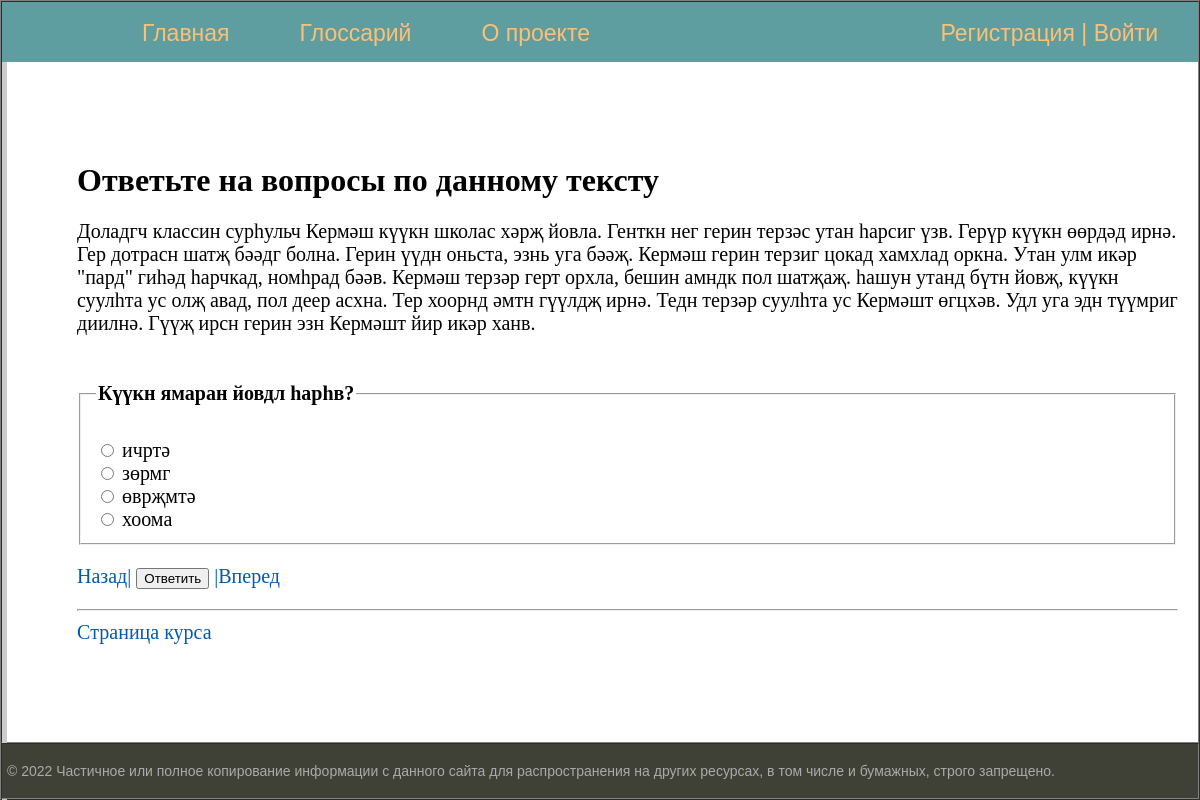
Page /course3/testfortext5/ on the committed database.
### kalm_quizes/models.py (models this page shows, shortened)
class TestForText(models.Model):
    top_text = models.ForeignKey(TextForTest, on_delete=models.CASCADE)
    quiz = models.ForeignKey(Quiz, on_delete=models.CASCADE)
    question_number = models.IntegerField(default=0)
    question_text = models.TextField(unique=True)
    right_answer = models.CharField(max_length=100)
    wrong_answer_1 = models.CharField(max_length=100)
    wrong_answer_2 = models.CharField(max_length=100)
    wrong_answer_3 = models.CharField(max_length=100)
    def get_absolute_url(self):
        return f"/course{self.quiz.pk}/testfortext{self.question_number}/"
    class Meta:
        verbose_name = 'Задание на понимание текста'
        verbose_name_plural = 'Задания на понимание текста'

class TextForTest(models.Model):
    text = models.TextField()

### kalm_quizes/views.py (the view, shortened to what this page needs)
    def question_wrapper(request, quiz_id, question_id):
        user_pk = request.user.pk
        answer_status = None
        return question_page(request, quiz_id, question_id, answer_status)

### kalm_quizes/models.py (called while the page is built)
    def get_all_related(self):  # Можно ли QuerySet перевести в список?
        single_choice_list = [obj for obj in self.singlechoice_set.all()]
        put_in_order_list = [obj for obj in self.putinorder_set.all()]
        put_in_gaps_list = [obj for obj in self.putingaps_set.all()]
        tt_list = [obj for obj in self.testfortext_set.all()]
        questions = single_choice_list + tt_list + put_in_order_list + put_in_gaps_list
        questions_sorted = sorted(questions, key=lambda obj: obj.question_number)
        return questions_sorted

    def get_absolute_url(self):
        return f"/course{self.quiz_id}/singlechoice{self.question_number}/"

### kalm_quizes/templatetags/quizes_extras.py (called while the page is built)
@register.simple_tag
def get_list_element(list, index):
    try:
        back = list[index]
    except (IndexError):
        back = None
    return back

### kalm_quizes/views.py (called while the page is built, shortened)
def get_quiz_stat(request):
    if request.user.is_authenticated:
        quizes_stat = []
        user_profile_records = request.user.usercourseprofile_set.all()
        for rec in user_profile_records:
            right_answers_count = len(UserCourseAnswers.objects.filter(user=rec.user_id,
                                                                       quiz=rec.quiz_id,
                                                                       result=1))
            quiz = Quiz.objects.get(pk=rec.quiz_id)
            quizes_stat.append((quiz, right_answers_count))
    else:
        quizes_stat = None
    return quizes_stat

def answer_decorator(question_page):
    def question_wrapper(request, quiz_id, question_id):
        user_pk = request.user.pk
        answer_status = None
        return question_page(request, quiz_id, question_id, answer_status)
    return question_wrapper

@answer_decorator
def tt_page(request, quiz_id, question_id, answer_status):
    quiz = get_object_or_404(Quiz, pk=quiz_id)
    question = quiz.testfortext_set.get(question_number=question_id)
    answers_set = [question.right_answer, question.wrong_answer_1,
                   question.wrong_answer_2, question.wrong_answer_3]
    context = {
        'menu': menu,
        'quiz': quiz,
        'question': question,
        'answers_set': answers_set,
        'sum': quiz.get_count_all,
        'answer_status': answer_status,
        'quizes_stat': get_quiz_stat(request),
    }
    return render(request, 'kalm_quizes/tt_template.html', context)

### templates/kalm_quizes/tt_template.html (shortened to what this page needs)
{% extends 'kalm_quizes/base_template_1.html' %}
{% load quizes_extras %}
{% block content %}
<h1>Ответьте на вопросы по данному тексту</h1>
<form action="" method="post" id="s">
    <p>{{question.top_text.text}}</p>
    <fieldset>
        <legend><h4>{{question.question_text}}</h4></legend>
         {% for answer in answers_set %}
            {% if selected_answer == answer %}
                <input type="radio" name="answer" id="answer{{forloop.counter}}" value="{{answer}}" checked>
            {% else %}
                <input type="radio" name="answer" id="answer{{forloop.counter}}" value="{{answer}}">
            {% endif %}
              <label for="answer{{forloop.counter}}">{{answer}}</label><br>
         {% endfor %}
    </fieldset>
</form>
{% if 0 <= question.question_number|add:'-2'  %}
    {% get_list_element quiz.get_all_related question.question_number|add:'-2' as left %}
{% endif %}
{% get_list_element quiz.get_all_related question.question_number as right %}
<p>{% if left %}<a href="{{left.get_absolute_url}}">Назад|</a> {%  endif %}
<input type="submit" value="Ответить" form="s">
{% if right %}<a href="{{right.get_absolute_url}}">|Вперед</a>{% endif %}</p>
<hr>
<a href="{% url 'kalm_quizes:quiz_page' quiz.id %}">Cтраница курса</a>
{% endblock %}

### kalm_quizes/static/kalm_quizes/css/styles.css (style rules this page uses)
html, body { font-family: 'Arial'; margin: 0 auto; padding: 0; height: 100%; width: 100%; color: #444; }
a { color: #0059b2; text-decoration: none; }
.content-text h1 { font-size: 32px; }

### rows in the picture
TestForText: top_text.text "Доладгч классин сурһульч Кермәш күүкн школас хәрҗ йовла. Генткн нег герин терзәс утан һарсиг үзв. Герүр күүкн өөрдәд ирнә. Гер дотрасн шатҗ бәәдг болна. Герин үүдн оньста, эзнь уга бәәҗ. Кермәш герин терзиг цокад хамхлад оркна. Утан улм икәр \"пард\" гиһәд һарчкад, номһрад бәәв. Кермәш терзәр герт орхла, бешин амндк пол шатҗаҗ. һашун утанд бүтн йовҗ, күүкн суулһта ус олҗ авад, пол деер асхна. Тер хоорнд әмтн гүүлдҗ ирнә. Тедн терзәр суулһта ус Кермәшт өгцхәв. Удл уга эдн түүмриг диилнә. Гүүҗ ирсн герин эзн Кермәшт йир икәр ханв.", question_text "Күүкн ямаран йовдл һарһв?", answers_set "ичртә" "зөрмг" "өврҗмтә" "хоома"
